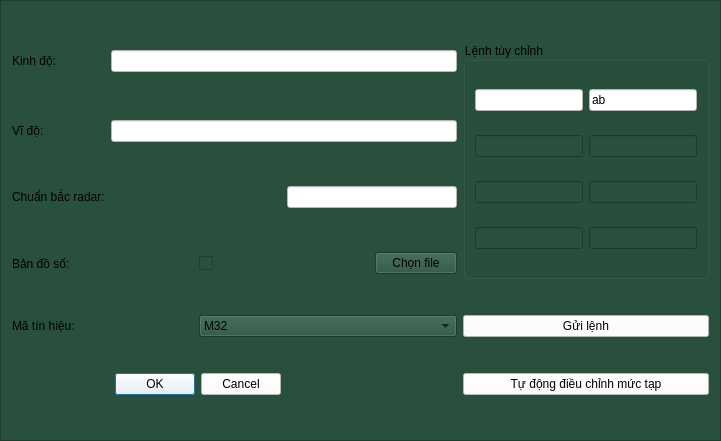
  <widget class="QFrame" name="frame">
   <property name="geometry">
    <rect>
     <x>0</x>
     <y>0</y>
     <width>721</width>
     <height>441</height>
    </rect>
   </property>
   <property name="styleSheet">
    <string notr="true">background-color: rgb(40, 80, 60);
font: 14pt &quot;MS Shell Dlg 2&quot;;</string>
   </property>
   <property name="frameShape">
    <enum>QFrame::StyledPanel</enum>
   </property>
   <property name="frameShadow">
    <enum>QFrame::Raised</enum>
   </property>
   <layout class="QGridLayout" name="gridLayout_2">
    <item row="0" column="0">
     <widget class="QLabel" name="label">
      <property name="text">
       <string>Kinh độ:</string>
      </property>
     </widget>
    </item>
    <item row="0" column="1" colspan="4">
     <widget class="QLineEdit" name="longInput">
      <property name="minimumSize">
       <size>
        <width>0</width>
        <height>20</height>
       </size>
      </property>
      <property name="styleSheet">
       <string notr="true">background-color: rgb(255, 255, 255);</string>
      </property>
     </widget>
    </item>
    <item row="0" column="5" rowspan="4">
     <widget class="QGroupBox" name="groupBox_2">
      <property name="enabled">
       <bool>true</bool>
      </property>
      <property name="sizePolicy">
       <sizepolicy hsizetype="Minimum" vsizetype="Preferred">
        <horstretch>0</horstretch>
        <verstretch>0</verstretch>
       </sizepolicy>
      </property>
      <property name="autoFillBackground">
       <bool>false</bool>
      </property>
      <property name="styleSheet">
       <string notr="true">background-color: rgb(40, 80, 60);
font: 14pt &quot;MS Shell Dlg 2&quot;;</string>
      </property>
      <property name="title">
       <string>Lệnh tùy chỉnh</string>
      </property>
      <layout class="QGridLayout" name="gridLayout">
       <item row="2" column="1">
        <widget class="QLineEdit" name="lineEdit_byte_6">
         <property name="sizePolicy">
          <sizepolicy hsizetype="Minimum" vsizetype="Fixed">
           <horstretch>0</horstretch>
           <verstretch>0</verstretch>
          </sizepolicy>
         </property>
         <property name="maxLength">
          <number>2</number>
         </property>
        </widget>
       </item>
       <item row="3" column="0">
        <widget class="QLineEdit" name="lineEdit_byte_7">
         <property name="sizePolicy">
          <sizepolicy hsizetype="Minimum" vsizetype="Fixed">
           <horstretch>0</horstretch>
           <verstretch>0</verstretch>
          </sizepolicy>
         </property>
         <property name="maxLength">
          <number>2</number>
         </property>
        </widget>
       </item>
       <item row="3" column="1">
        <widget class="QLineEdit" name="lineEdit_byte_8">
         <property name="sizePolicy">
          <sizepolicy hsizetype="Minimum" vsizetype="Fixed">
           <horstretch>0</horstretch>
           <verstretch>0</verstretch>
          </sizepolicy>
         </property>
         <property name="maxLength">
          <number>2</number>
         </property>
        </widget>
       </item>
       <item row="0" column="0">
        <widget class="QLineEdit" name="lineEdit_byte_1">
         <property name="sizePolicy">
          <sizepolicy hsizetype="Minimum" vsizetype="Fixed">
           <horstretch>0</horstretch>
           <verstretch>0</verstretch>
          </sizepolicy>
         </property>
         <property name="styleSheet">
          <string notr="true">background-color: rgb(255, 255, 255);</string>
         </property>
         <property name="maxLength">
          <number>2</number>
         </property>
        </widget>
       </item>
       <item row="0" column="1">
        <widget class="QLineEdit" name="lineEdit_byte_2">
         <property name="sizePolicy">
          <sizepolicy hsizetype="Minimum" vsizetype="Fixed">
           <horstretch>0</horstretch>
           <verstretch>0</verstretch>
          </sizepolicy>
         </property>
         <property name="styleSheet">
          <string notr="true">background-color: rgb(255, 255, 255);</string>
         </property>
         <property name="text">
          <string>ab</string>
         </property>
        </widget>
       </item>
       <item row="1" column="0">
        <widget class="QLineEdit" name="lineEdit_byte_3">
         <property name="sizePolicy">
          <sizepolicy hsizetype="Minimum" vsizetype="Fixed">
           <horstretch>0</horstretch>
           <verstretch>0</verstretch>
          </sizepolicy>
         </property>
         <property name="maxLength">
          <number>2</number>
         </property>
        </widget>
       </item>
       <item row="1" column="1">
        <widget class="QLineEdit" name="lineEdit_byte_4">
         <property name="sizePolicy">
          <sizepolicy hsizetype="Minimum" vsizetype="Fixed">
           <horstretch>0</horstretch>
           <verstretch>0</verstretch>
          </sizepolicy>
         </property>
         <property name="maxLength">
          <number>2</number>
         </property>
        </widget>
       </item>
       <item row="2" column="0">
        <widget class="QLineEdit" name="lineEdit_byte_5">
         <property name="sizePolicy">
          <sizepolicy hsizetype="Minimum" vsizetype="Fixed">
           <horstretch>0</horstretch>
           <verstretch>0</verstretch>
          </sizepolicy>
         </property>
         <property name="maxLength">
          <number>2</number>
         </property>
        </widget>
       </item>
      </layout>
     </widget>
    </item>
    <item row="1" column="0">
     <widget class="QLabel" name="label_2">
      <property name="text">
       <string>Vĩ độ:</string>
      </property>
     </widget>
    </item>
    <item row="1" column="1" colspan="4">
     <widget class="QLineEdit" name="latInput">
      <property name="styleSheet">
       <string notr="true">background-color: rgb(255, 255, 255);</string>
      </property>
     </widget>
    </item>
    <item row="2" column="0">
     <widget class="QLabel" name="label_5">
      <property name="text">
       <string>Chuẩn bắc radar:</string>
      </property>
     </widget>
    </item>
    <item row="2" column="3" colspan="2">
     <widget class="QLineEdit" name="NorRadarInput_4">
      <property name="styleSheet">
       <string notr="true">background-color: rgb(255, 255, 255);</string>
      </property>
     </widget>
    </item>
    <item row="3" column="0">
     <widget class="QLabel" name="label_7">
      <property name="text">
       <string>Bản đồ số:</string>
      </property>
     </widget>
    </item>
    <item row="3" column="2" colspan="2">
     <widget class="QCheckBox" name="checkBox">
      <property name="text">
       <string/>
      </property>
      <property name="icon">
       <iconset>
        <normaloff>icon/1443499740_world_map.ico</normaloff>icon/1443499740_world_map.ico</iconset>
      </property>
      <property name="iconSize">
       <size>
        <width>40</width>
        <height>40</height>
       </size>
      </property>
     </widget>
    </item>
    <item row="3" column="4">
     <widget class="QPushButton" name="pushButton">
      <property name="text">
       <string>Chọn file</string>
      </property>
      <property name="icon">
       <iconset>
        <normaloff>icon/appbar.folder.open.ico</normaloff>icon/appbar.folder.open.ico</iconset>
      </property>
      <property name="iconSize">
       <size>
        <width>40</width>
        <height>40</height>
       </size>
      </property>
     </widget>
    </item>
    <item row="4" column="0" colspan="2">
     <widget class="QLabel" name="label_9">
      <property name="text">
       <string>Mã tín hiệu:</string>
      </property>
     </widget>
    </item>
    <item row="4" column="2" colspan="3">
     <widget class="QComboBox" name="comboBox_code_type">
      <item>
       <property name="text">
        <string>M32</string>
       </property>
      </item>
      <item>
       <property name="text">
        <string>M64</string>
       </property>
      </item>
      <item>
       <property name="text">
        <string>M128</string>
       </property>
      </item>
      <item>
       <property name="text">
        <string>M256</string>
       </property>
      </item>
      <item>
       <property name="text">
        <string>M32 2 xung</string>
       </property>
      </item>
      <item>
       <property name="text">
        <string>M64 2 xung</string>
       </property>
      </item>
      <item>
       <property name="text">
        <string>M128 2 xung</string>
       </property>
      </item>
      <item>
       <property name="text">
        <string>Baker</string>
       </property>
      </item>
      <item>
       <property name="text">
        <string>Xung đơn</string>
       </property>
      </item>
     </widget>
    </item>
    <item row="4" column="5">
     <widget class="QPushButton" name="pushButton_2">
      <property name="palette">
       <palette>
        <active>
         <colorrole role="WindowText">
          <brush brushstyle="SolidPattern">
           <color alpha="255">
            <red>0</red>
            <green>0</green>
            <blue>0</blue>
           </color>
          </brush>
         </colorrole>
         <colorrole role="Button">
          <brush brushstyle="SolidPattern">
           <color alpha="255">
            <red>255</red>
            <green>255</green>
            <blue>255</blue>
           </color>
          </brush>
         </colorrole>
         <colorrole role="Light">
          <brush brushstyle="SolidPattern">
           <color alpha="150">
            <red>255</red>
            <green>255</green>
            <blue>255</blue>
           </color>
          </brush>
         </colorrole>
         <colorrole role="Midlight">
          <brush brushstyle="SolidPattern">
           <color alpha="150">
            <red>236</red>
            <green>236</green>
            <blue>236</blue>
           </color>
          </brush>
         </colorrole>
         <colorrole role="Dark">
          <brush brushstyle="SolidPattern">
           <color alpha="150">
            <red>108</red>
            <green>108</green>
            <blue>108</blue>
           </color>
          </brush>
         </colorrole>
         <colorrole role="Mid">
          <brush brushstyle="SolidPattern">
           <color alpha="150">
            <red>145</red>
            <green>145</green>
            <blue>145</blue>
           </color>
          </brush>
         </colorrole>
         <colorrole role="Text">
          <brush brushstyle="SolidPattern">
           <color alpha="255">
            <red>0</red>
            <green>0</green>
            <blue>0</blue>
           </color>
          </brush>
         </colorrole>
         <colorrole role="BrightText">
          <brush brushstyle="SolidPattern">
           <color alpha="255">
            <red>255</red>
            <green>255</green>
            <blue>255</blue>
           </color>
          </brush>
         </colorrole>
         <colorrole role="ButtonText">
          <brush brushstyle="SolidPattern">
           <color alpha="255">
            <red>0</red>
            <green>0</green>
            <blue>0</blue>
           </color>
          </brush>
         </colorrole>
         <colorrole role="Base">
          <brush brushstyle="SolidPattern">
           <color alpha="255">
            <red>255</red>
            <green>255</green>
            <blue>255</blue>
           </color>
          </brush>
         </colorrole>
         <colorrole role="Window">
          <brush brushstyle="SolidPattern">
           <color alpha="255">
            <red>255</red>
            <green>255</green>
            <blue>255</blue>
           </color>
          </brush>
         </colorrole>
         <colorrole role="Shadow">
          <brush brushstyle="SolidPattern">
           <color alpha="255">
            <red>0</red>
            <green>0</green>
            <blue>0</blue>
           </color>
          </brush>
         </colorrole>
         <colorrole role="AlternateBase">
          <brush brushstyle="SolidPattern">
           <color alpha="202">
            <red>236</red>
            <green>236</green>
            <blue>236</blue>
           </color>
          </brush>
         </colorrole>
         <colorrole role="ToolTipBase">
          <brush brushstyle="SolidPattern">
           <color alpha="255">
            <red>255</red>
            <green>255</green>
            <blue>220</blue>
           </color>
          </brush>
         </colorrole>
         <colorrole role="ToolTipText">
          <brush brushstyle="SolidPattern">
           <color alpha="255">
            <red>0</red>
            <green>0</green>
            <blue>0</blue>
           </color>
          </brush>
         </colorrole>
        </active>
        <inactive>
         <colorrole role="WindowText">
          <brush brushstyle="SolidPattern">
           <color alpha="255">
            <red>0</red>
            <green>0</green>
            <blue>0</blue>
           </color>
          </brush>
         </colorrole>
         <colorrole role="Button">
          <brush brushstyle="SolidPattern">
           <color alpha="255">
            <red>255</red>
            <green>255</green>
            <blue>255</blue>
           </color>
          </brush>
         </colorrole>
         <colorrole role="Light">
          <brush brushstyle="SolidPattern">
           <color alpha="150">
            <red>255</red>
            <green>255</green>
            <blue>255</blue>
           </color>
          </brush>
         </colorrole>
         <colorrole role="Midlight">
          <brush brushstyle="SolidPattern">
           <color alpha="150">
            <red>236</red>
            <green>236</green>
            <blue>236</blue>
           </color>
          </brush>
         </colorrole>
         <colorrole role="Dark">
          <brush brushstyle="SolidPattern">
           <color alpha="150">
            <red>108</red>
            <green>108</green>
            <blue>108</blue>
           </color>
          </brush>
         </colorrole>
         <colorrole role="Mid">
          <brush brushstyle="SolidPattern">
           <color alpha="150">
            <red>145</red>
            <green>145</green>
            <blue>145</blue>
           </color>
          </brush>
         </colorrole>
         <colorrole role="Text">
          <brush brushstyle="SolidPattern">
           <color alpha="255">
            <red>0</red>
            <green>0</green>
            <blue>0</blue>
           </color>
          </brush>
         </colorrole>
         <colorrole role="BrightText">
          <brush brushstyle="SolidPattern">
           <color alpha="255">
            <red>255</red>
            <green>255</green>
            <blue>255</blue>
           </color>
          </brush>
         </colorrole>
         <colorrole role="ButtonText">
          <brush brushstyle="SolidPattern">
           <color alpha="255">
            <red>0</red>
            <green>0</green>
            <blue>0</blue>
           </color>
          </brush>
         </colorrole>
         <colorrole role="Base">
          <brush brushstyle="SolidPattern">
           <color alpha="255">
            <red>255</red>
            <green>255</green>
            <blue>255</blue>
           </color>
          </brush>
         </colorrole>
         <colorrole role="Window">
          <brush brushstyle="SolidPattern">
           <color alpha="255">
            <red>255</red>
            <green>255</green>
            <blue>255</blue>
           </color>
          </brush>
         </colorrole>
         <colorrole role="Shadow">
          <brush brushstyle="SolidPattern">
           <color alpha="255">
            <red>0</red>
            <green>0</green>
            <blue>0</blue>
           </color>
          </brush>
         </colorrole>
         <colorrole role="AlternateBase">
          <brush brushstyle="SolidPattern">
           <color alpha="202">
            <red>236</red>
            <green>236</green>
            <blue>236</blue>
           </color>
          </brush>
         </colorrole>
         <colorrole role="ToolTipBase">
          <brush brushstyle="SolidPattern">
           <color alpha="255">
            <red>255</red>
            <green>255</green>
            <blue>220</blue>
           </color>
          </brush>
         </colorrole>
         <colorrole role="ToolTipText">
          <brush brushstyle="SolidPattern">
           <color alpha="255">
            <red>0</red>
            <green>0</green>
            <blue>0</blue>
           </color>
          </brush>
         </colorrole>
        </inactive>
        <disabled>
         <colorrole role="WindowText">
          <brush brushstyle="SolidPattern">
           <color alpha="150">
            <red>108</red>
            <green>108</green>
            <blue>108</blue>
           </color>
          </brush>
         </colorrole>
         <colorrole role="Button">
          <brush brushstyle="SolidPattern">
           <color alpha="255">
            <red>255</red>
            <green>255</green>
            <blue>255</blue>
           </color>
          </brush>
         </colorrole>
         <colorrole role="Light">
          <brush brushstyle="SolidPattern">
           <color alpha="150">
            <red>255</red>
            <green>255</green>
            <blue>255</blue>
           </color>
          </brush>
         </colorrole>
         <colorrole role="Midlight">
          <brush brushstyle="SolidPattern">
           <color alpha="150">
            <red>236</red>
            <green>236</green>
            <blue>236</blue>
           </color>
          </brush>
         </colorrole>
         <colorrole role="Dark">
          <brush brushstyle="SolidPattern">
           <color alpha="150">
            <red>108</red>
            <green>108</green>
            <blue>108</blue>
           </color>
          </brush>
         </colorrole>
         <colorrole role="Mid">
          <brush brushstyle="SolidPattern">
           <color alpha="150">
            <red>145</red>
            <green>145</green>
            <blue>145</blue>
           </color>
          </brush>
         </colorrole>
         <colorrole role="Text">
          <brush brushstyle="SolidPattern">
           <color alpha="150">
            <red>108</red>
            <green>108</green>
            <blue>108</blue>
           </color>
          </brush>
         </colorrole>
         <colorrole role="BrightText">
          <brush brushstyle="SolidPattern">
           <color alpha="255">
            <red>255</red>
            <green>255</green>
            <blue>255</blue>
           </color>
          </brush>
         </colorrole>
         <colorrole role="ButtonText">
          <brush brushstyle="SolidPattern">
           <color alpha="150">
            <red>108</red>
            <green>108</green>
            <blue>108</blue>
           </color>
          </brush>
         </colorrole>
         <colorrole role="Base">
          <brush brushstyle="SolidPattern">
           <color alpha="255">
            <red>255</red>
            <green>255</green>
            <blue>255</blue>
           </color>
          </brush>
         </colorrole>
         <colorrole role="Window">
          <brush brushstyle="SolidPattern">
           <color alpha="255">
            <red>255</red>
            <green>255</green>
            <blue>255</blue>
           </color>
          </brush>
         </colorrole>
         <colorrole role="Shadow">
          <brush brushstyle="SolidPattern">
           <color alpha="255">
            <red>0</red>
            <green>0</green>
            <blue>0</blue>
           </color>
          </brush>
         </colorrole>
         <colorrole role="AlternateBase">
          <brush brushstyle="SolidPattern">
           <color alpha="150">
            <red>217</red>
            <green>217</green>
            <blue>217</blue>
           </color>
          </brush>
         </colorrole>
         <colorrole role="ToolTipBase">
          <brush brushstyle="SolidPattern">
           <color alpha="255">
            <red>255</red>
            <green>255</green>
            <blue>220</blue>
           </color>
          </brush>
         </colorrole>
         <colorrole role="ToolTipText">
          <brush brushstyle="SolidPattern">
           <color alpha="255">
            <red>0</red>
            <green>0</green>
            <blue>0</blue>
           </color>
          </brush>
         </colorrole>
        </disabled>
       </palette>
      </property>
      <property name="styleSheet">
       <string notr="true">background-color: rgb(255, 255, 255);</string>
      </property>
      <property name="text">
       <string>Gửi lệnh</string>
      </property>
     </widget>
    </item>
    <item row="5" column="0" colspan="3">
     <widget class="QDialogButtonBox" name="buttonBox">
      <property name="styleSheet">
       <string notr="true">background-color: rgb(255, 255, 255);</string>
      </property>
      <property name="orientation">
       <enum>Qt::Horizontal</enum>
      </property>
      <property name="standardButtons">
       <set>QDialogButtonBox::Cancel|QDialogButtonBox::Ok</set>
      </property>
     </widget>
    </item>
    <item row="5" column="5">
     <widget class="QPushButton" name="pushButton_3">
      <property name="palette">
       <palette>
        <active>
         <colorrole role="WindowText">
          <brush brushstyle="SolidPattern">
           <color alpha="255">
            <red>0</red>
            <green>0</green>
            <blue>0</blue>
           </color>
          </brush>
         </colorrole>
         <colorrole role="Button">
          <brush brushstyle="SolidPattern">
           <color alpha="255">
            <red>255</red>
            <green>255</green>
            <blue>255</blue>
           </color>
          </brush>
         </colorrole>
         <colorrole role="Light">
          <brush brushstyle="SolidPattern">
           <color alpha="150">
            <red>255</red>
            <green>255</green>
            <blue>255</blue>
           </color>
          </brush>
         </colorrole>
         <colorrole role="Midlight">
          <brush brushstyle="SolidPattern">
           <color alpha="150">
            <red>236</red>
            <green>236</green>
            <blue>236</blue>
           </color>
          </brush>
         </colorrole>
         <colorrole role="Dark">
          <brush brushstyle="SolidPattern">
           <color alpha="150">
            <red>108</red>
            <green>108</green>
            <blue>108</blue>
           </color>
          </brush>
         </colorrole>
         <colorrole role="Mid">
          <brush brushstyle="SolidPattern">
           <color alpha="150">
            <red>145</red>
            <green>145</green>
            <blue>145</blue>
           </color>
          </brush>
         </colorrole>
         <colorrole role="Text">
          <brush brushstyle="SolidPattern">
           <color alpha="255">
            <red>0</red>
            <green>0</green>
            <blue>0</blue>
           </color>
          </brush>
         </colorrole>
         <colorrole role="BrightText">
          <brush brushstyle="SolidPattern">
           <color alpha="255">
            <red>255</red>
            <green>255</green>
            <blue>255</blue>
           </color>
          </brush>
         </colorrole>
         <colorrole role="ButtonText">
          <brush brushstyle="SolidPattern">
           <color alpha="255">
            <red>0</red>
            <green>0</green>
            <blue>0</blue>
           </color>
          </brush>
         </colorrole>
         <colorrole role="Base">
          <brush brushstyle="SolidPattern">
           <color alpha="255">
            <red>255</red>
            <green>255</green>
            <blue>255</blue>
           </color>
          </brush>
         </colorrole>
         <colorrole role="Window">
          <brush brushstyle="SolidPattern">
           <color alpha="255">
            <red>255</red>
            <green>255</green>
            <blue>255</blue>
           </color>
          </brush>
         </colorrole>
         <colorrole role="Shadow">
          <brush brushstyle="SolidPattern">
           <color alpha="255">
            <red>0</red>
            <green>0</green>
            <blue>0</blue>
           </color>
          </brush>
         </colorrole>
         <colorrole role="AlternateBase">
          <brush brushstyle="SolidPattern">
           <color alpha="202">
            <red>236</red>
            <green>236</green>
            <blue>236</blue>
           </color>
          </brush>
         </colorrole>
         <colorrole role="ToolTipBase">
          <brush brushstyle="SolidPattern">
           <color alpha="255">
            <red>255</red>
            <green>255</green>
            <blue>220</blue>
           </color>
          </brush>
         </colorrole>
         <colorrole role="ToolTipText">
          <brush brushstyle="SolidPattern">
           <color alpha="255">
            <red>0</red>
            <green>0</green>
            <blue>0</blue>
           </color>
          </brush>
         </colorrole>
        </active>
        <inactive>
         <colorrole role="WindowText">
          <brush brushstyle="SolidPattern">
           <color alpha="255">
            <red>0</red>
            <green>0</green>
            <blue>0</blue>
           </color>
          </brush>
         </colorrole>
         <colorrole role="Button">
          <brush brushstyle="SolidPattern">
           <color alpha="255">
            <red>255</red>
            <green>255</green>
            <blue>255</blue>
           </color>
          </brush>
         </colorrole>
         <colorrole role="Light">
          <brush brushstyle="SolidPattern">
           <color alpha="150">
            <red>255</red>
            <green>255</green>
            <blue>255</blue>
           </color>
          </brush>
         </colorrole>
         <colorrole role="Midlight">
          <brush brushstyle="SolidPattern">
           <color alpha="150">
            <red>236</red>
            <green>236</green>
            <blue>236</blue>
           </color>
          </brush>
         </colorrole>
         <colorrole role="Dark">
          <brush brushstyle="SolidPattern">
           <color alpha="150">
            <red>108</red>
            <green>108</green>
            <blue>108</blue>
           </color>
          </brush>
         </colorrole>
         <colorrole role="Mid">
          <brush brushstyle="SolidPattern">
           <color alpha="150">
            <red>145</red>
            <green>145</green>
            <blue>145</blue>
           </color>
          </brush>
         </colorrole>
         <colorrole role="Text">
          <brush brushstyle="SolidPattern">
           <color alpha="255">
            <red>0</red>
            <green>0</green>
            <blue>0</blue>
           </color>
          </brush>
         </colorrole>
         <colorrole role="BrightText">
          <brush brushstyle="SolidPattern">
           <color alpha="255">
            <red>255</red>
            <green>255</green>
            <blue>255</blue>
           </color>
          </brush>
         </colorrole>
         <colorrole role="ButtonText">
          <brush brushstyle="SolidPattern">
           <color alpha="255">
            <red>0</red>
            <green>0</green>
            <blue>0</blue>
           </color>
          </brush>
         </colorrole>
         <colorrole role="Base">
          <brush brushstyle="SolidPattern">
           <color alpha="255">
            <red>255</red>
            <green>255</green>
            <blue>255</blue>
           </color>
          </brush>
         </colorrole>
         <colorrole role="Window">
          <brush brushstyle="SolidPattern">
           <color alpha="255">
            <red>255</red>
            <green>255</green>
            <blue>255</blue>
           </color>
          </brush>
         </colorrole>
         <colorrole role="Shadow">
          <brush brushstyle="SolidPattern">
           <color alpha="255">
            <red>0</red>
            <green>0</green>
            <blue>0</blue>
           </color>
          </brush>
         </colorrole>
         <colorrole role="AlternateBase">
          <brush brushstyle="SolidPattern">
           <color alpha="202">
            <red>236</red>
            <green>236</green>
            <blue>236</blue>
           </color>
          </brush>
         </colorrole>
         <colorrole role="ToolTipBase">
          <brush brushstyle="SolidPattern">
           <color alpha="255">
            <red>255</red>
            <green>255</green>
            <blue>220</blue>
           </color>
          </brush>
         </colorrole>
         <colorrole role="ToolTipText">
          <brush brushstyle="SolidPattern">
           <color alpha="255">
            <red>0</red>
            <green>0</green>
            <blue>0</blue>
           </color>
          </brush>
         </colorrole>
        </inactive>
        <disabled>
         <colorrole role="WindowText">
          <brush brushstyle="SolidPattern">
           <color alpha="150">
            <red>108</red>
            <green>108</green>
            <blue>108</blue>
           </color>
          </brush>
         </colorrole>
         <colorrole role="Button">
          <brush brushstyle="SolidPattern">
           <color alpha="255">
            <red>255</red>
            <green>255</green>
            <blue>255</blue>
           </color>
          </brush>
         </colorrole>
         <colorrole role="Light">
          <brush brushstyle="SolidPattern">
           <color alpha="150">
            <red>255</red>
            <green>255</green>
            <blue>255</blue>
           </color>
          </brush>
         </colorrole>
         <colorrole role="Midlight">
          <brush brushstyle="SolidPattern">
           <color alpha="150">
            <red>236</red>
            <green>236</green>
            <blue>236</blue>
           </color>
          </brush>
         </colorrole>
         <colorrole role="Dark">
          <brush brushstyle="SolidPattern">
           <color alpha="150">
            <red>108</red>
            <green>108</green>
            <blue>108</blue>
           </color>
          </brush>
         </colorrole>
         <colorrole role="Mid">
          <brush brushstyle="SolidPattern">
           <color alpha="150">
            <red>145</red>
            <green>145</green>
            <blue>145</blue>
           </color>
          </brush>
         </colorrole>
         <colorrole role="Text">
          <brush brushstyle="SolidPattern">
           <color alpha="150">
            <red>108</red>
            <green>108</green>
            <blue>108</blue>
           </color>
          </brush>
         </colorrole>
         <colorrole role="BrightText">
          <brush brushstyle="SolidPattern">
           <color alpha="255">
            <red>255</red>
            <green>255</green>
            <blue>255</blue>
           </color>
          </brush>
         </colorrole>
         <colorrole role="ButtonText">
          <brush brushstyle="SolidPattern">
           <color alpha="150">
            <red>108</red>
            <green>108</green>
            <blue>108</blue>
           </color>
          </brush>
         </colorrole>
         <colorrole role="Base">
          <brush brushstyle="SolidPattern">
           <color alpha="255">
            <red>255</red>
            <green>255</green>
            <blue>255</blue>
           </color>
          </brush>
         </colorrole>
         <colorrole role="Window">
          <brush brushstyle="SolidPattern">
           <color alpha="255">
            <red>255</red>
            <green>255</green>
            <blue>255</blue>
           </color>
          </brush>
         </colorrole>
         <colorrole role="Shadow">
          <brush brushstyle="SolidPattern">
           <color alpha="255">
            <red>0</red>
            <green>0</green>
            <blue>0</blue>
           </color>
          </brush>
         </colorrole>
         <colorrole role="AlternateBase">
          <brush brushstyle="SolidPattern">
           <color alpha="150">
            <red>217</red>
            <green>217</green>
            <blue>217</blue>
           </color>
          </brush>
         </colorrole>
         <colorrole role="ToolTipBase">
          <brush brushstyle="SolidPattern">
           <color alpha="255">
            <red>255</red>
            <green>255</green>
            <blue>220</blue>
           </color>
          </brush>
         </colorrole>
         <colorrole role="ToolTipText">
          <brush brushstyle="SolidPattern">
           <color alpha="255">
            <red>0</red>
            <green>0</green>
            <blue>0</blue>
           </color>
          </brush>
         </colorrole>
        </disabled>
       </palette>
      </property>
      <property name="styleSheet">
       <string notr="true">background-color: rgb(255, 255, 255);</string>
      </property>
      <property name="text">
       <string>Tự động điều chỉnh mức tạp</string>
      </property>
     </widget>
    </item>
   </layout>
  </widget>
